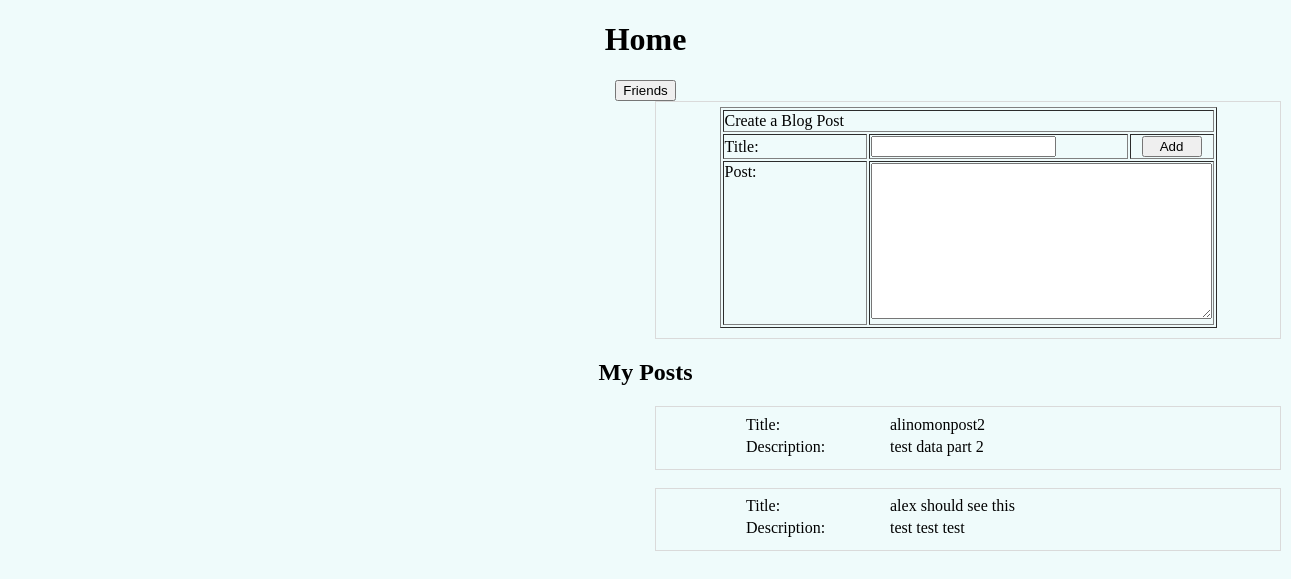
Page /home (signed in) on the committed database.
### app/models.py (models this page shows)
class BlogPosts(db.Model):
    id = db.Column(db.Integer, primary_key=True)
    owner = db.Column(db.String(200))
    title = db.Column(db.String(100))
    blogBody = db.Column(db.String(500))
    complete = db.Column(db.Boolean)

### app/views.py (the view)
@app.route('/home', methods=['POST', 'GET'])
def Home():
    form = BlogPostForm()
    user = session['username']
    posts = UserPosts(user)
    if request.method=="POST" and form.validate_on_submit():
        blog = models.BlogPosts(owner=user, title=form.title.data, blogBody=form.blogBody.data, complete=False)
        db.session.add(blog)
        db.session.commit()
        return redirect(url_for('Home'))
    return render_template('home.html', form=form, posts=posts)

### app/forms.py
class BlogPostForm(Form):
    title = TextField('title', validators=[DataRequired()])
    blogBody = TextAreaField('blogBody', validators=[DataRequired()])

### app/views.py (called while the page is built)
def UserPosts(username):
    posts = models.BlogPosts.query.filter_by(owner = username)
    print(posts)
    return posts

### app/templates/home.html (shortened to what this page needs)
<!DOCTYPE html>
<head>
  <link rel="stylesheet" href="{{ url_for('static', filename='css/todo.css')}}">
</head>
<body class = "body">
  <div style = "text-align: center;">
    <div>
      <h1>Home</h1>
      <a href="{{ url_for('Friends') }}"><button type="button">Friends</button></a>
    </div>
    <form action="/home" method="POST">
        <fieldset style="position:relative; left:645px; width: 600px; border:thin solid #DADADA;" >
          <table border="1" align="center" style="text-align:left;">
            <tr>
              <td width="140px" colspan="3" >
                Create a Blog Post
              </td>
            </tr>
            <tr>
              <td width="140px">
                  Title:
              </td>
              <td>
                  {{ form.title }}
              </td>
              <td width="80px" style="text-align:center;">
                  <input style="width:60px;" type="submit" value = "Add">
              </td>
            </tr>
              <tr>
                <td valign="top">
                  Post:
                </td>
                <td colspan="2" >
                   {{ form.blogBody(rows='10', cols='40') }}
                </td>
              </tr>
          </table>
        </fieldset>
    </form>
    </div>
    <div style = "text-align: center;">
        <h2>My Posts</h2>
        <ul>
          {% for blog in posts %}
          <fieldset style="position:relative; left:605px; width: 600px; border:thin solid #DADADA;" >
            <table border="0" align="center" style="text-align:left;">
              <tr>
                <td width="140px">
                    Title:
                </td>
                <td width="300px">
                    {{ blog.title }}
                </td>
              </tr>
              <tr>
                <td valign="top">
                  Description:
                </td>
                <td colspan="2" >
                   {{ blog.blogBody}}
                </td>
              </tr>
            </table>
          </fieldset>
          <br>
          {% endfor %}
        </ul>
        <br>
      </div>
</body>
</html>

### app/static/css/todo.css (style rules this page uses)
body { background-color: #EFFBFB; }

### rows in the picture
BlogPosts: title "alinomonpost2", blogBody "test data part 2"
BlogPosts: title "alex should see this", blogBody "test test test"
